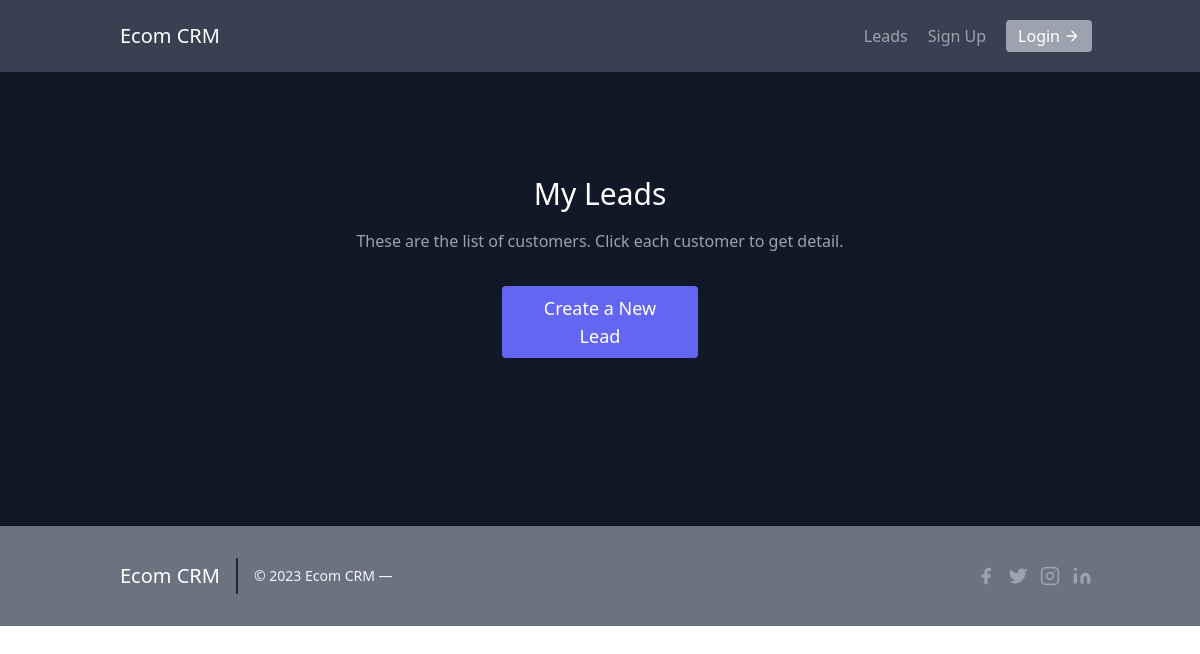
The page /leads/ on the database as committed earlier.
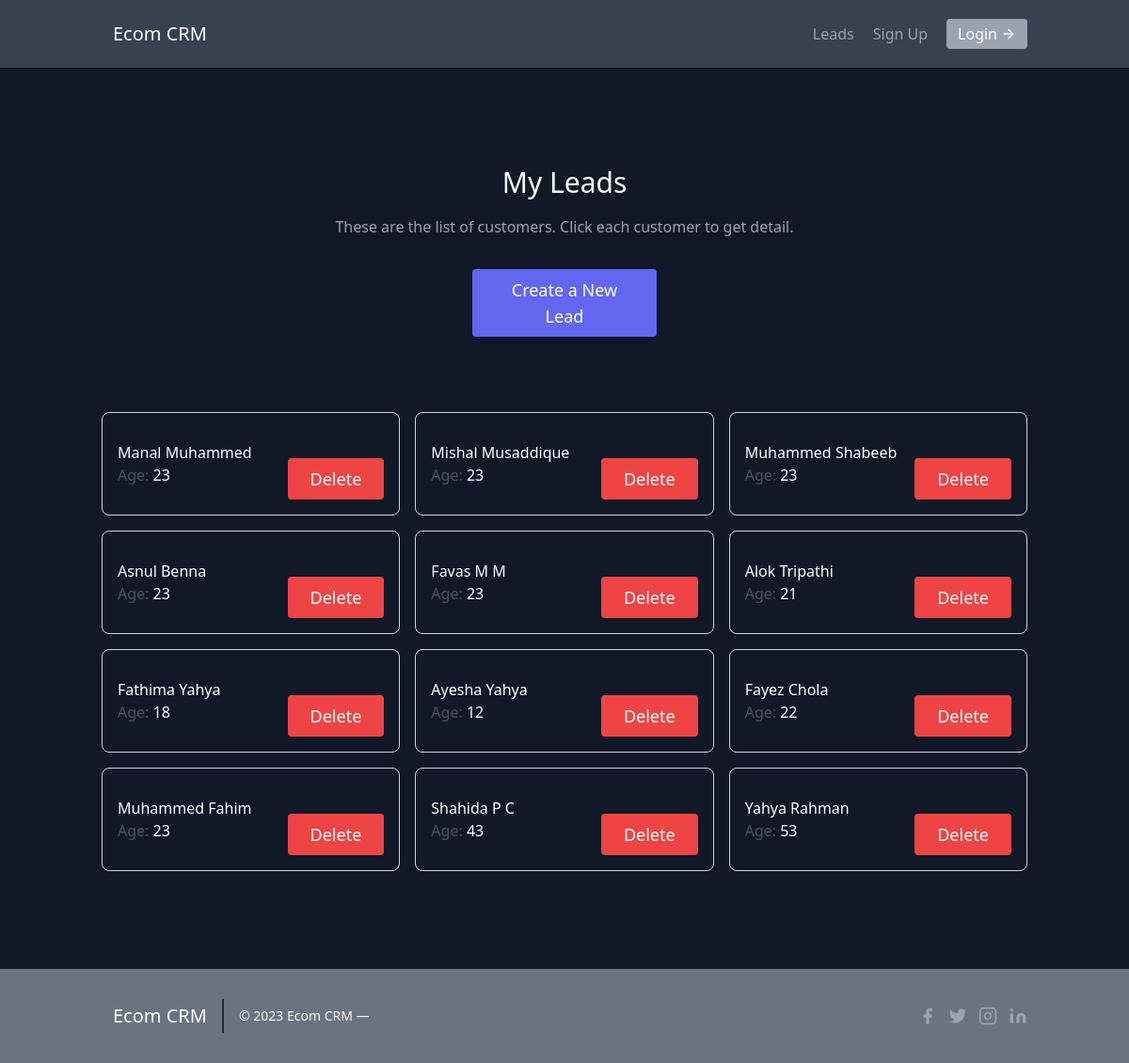
The same page on the database as committed later.
### leads/models.py (models this page shows, shortened)
class Lead(models.Model):
    first_name = models.CharField(max_length=25)
    last_name = models.CharField(max_length=25)
    age = models.IntegerField(default=10)
    agent = models.ForeignKey("Agent", on_delete=models.CASCADE)

### leads/views.py (the view)
# urls.py: path('', views.leads_page, name='lead-list'),
def leads_page(request):
    leads = Lead.objects.all()
    context = {
        "leads": leads
    }
    return render(request, 'leads/lead_list.html', context)

### templates/leads/lead_list.html (shortened to what this page needs)
{% extends "../base.html" %}
    {% block content %}
    <section class="text-gray-400 bg-gray-900 body-font pt-2 pb-2">
        <div class="container px-5 py-24 mx-auto">
          <div class="flex flex-col justify-center items-center text-center w-full mb-20">
            <h1 class="sm:text-3xl text-2xl font-medium title-font mb-4 text-white">My Leads</h1>
            <p class="lg:w-2/3 mx-auto leading-relaxed text-base">These are the list of customers. Click each customer to get detail.</p>
            <button class="text-white bg-indigo-500 border-0 py-2 px-6 w-1/5 mt-8 focus:outline-none hover:bg-gray-700 hover:text-white rounded text-lg transition-all">
                <a href="{% url 'leads:create-lead' %}">
                    Create a New Lead
                </a>
            </button>
          </div>
          <div class="flex flex-wrap -m-2">
            {% for lead in leads  %}
            <div class="p-2 lg:w-1/3 md:w-1/2 w-full">
                    <a href="{% url 'leads:lead-detail' lead.pk %}">
                    <div class="h-full flex items-center justify-between border-gray-300 border p-4 rounded-lg group hover:bg-white cursor-pointer transition-all">
                        <div class="flex-grow ">
                            <h2 class="text-white group-hover:text-black title-font font-medium">{{ lead.first_name }} {{ lead.last_name }}</h2>
                            <p class="text-gray-600">Age: <span class="text-white group-hover:text-black"> {{ lead.age }} </span></p>
                        </div>
                        <div class="text-white bg-red-500 border-0 py-2 px-6 mt-8 focus:outline-none hover:bg-gray-700 hover:text-white rounded text-lg transition-all">
                            <a href="{% url 'leads:delete-lead' lead.pk %}">
                                Delete
                            </a>
                        </div>
                    </div>
                </a>
                </div>
            {% endfor %}
          </div>
        </div>
      </section>
    {% endblock content %}

### templates/base.html (shortened to what this page needs)
{% load static %}
<!DOCTYPE html>
<html lang="en">
<head>
    <script src="https://cdn.tailwindcss.com"></script>
</head>
<body>
    {% include "leads/navbar.html" %}
    {% block content %}
    {% endblock content %}
    <div>
        {% include "leads/footer.html" %}
    </div>
</body>
</html>

### templates/leads/navbar.html
<header class="text-gray-400 bg-gray-700 body-font">
    <div class="container mx-auto flex flex-wrap p-5 flex-col md:flex-row items-center">
      <a href="{% url 'home' %}" class="flex title-font font-medium items-center text-white mb-4 md:mb-0">
        <span class="ml-3 text-xl">Ecom CRM</span>
      </a>
      <nav class="md:ml-auto flex flex-wrap items-center text-base justify-center">
        <a href="{% url 'leads:lead-list' %}" class="mr-5 hover:text-white cursor-pointer transition-all">Leads</a>
        <a href="{% url 'lead-register' %}" class="mr-5 hover:text-white cursor-pointer transition-all">Sign Up</a>
      </nav>
      <a href="{% url 'lead-login' %}" class="inline-flex items-center bg-gray-400 border-0 py-1 px-3 focus:outline-none hover:bg-gray-900 rounded text-white mt-4 md:mt-0 transition-all">Login
        <svg fill="none" stroke="currentColor" stroke-linecap="round" stroke-linejoin="round" stroke-width="2" class="w-4 h-4 ml-1" viewBox="0 0 24 24">
          <path d="M5 12h14M12 5l7 7-7 7"></path>
        </svg>
      </a>
    </div>
  </header>

### templates/leads/footer.html (shortened to what this page needs)
<footer class="text-gray-400 bg-gray-500 body-font">
    <div class="container px-5 py-8 mx-auto flex items-center sm:flex-row flex-col">
      <a href="{% url 'home' %}" class="flex title-font font-medium items-center md:justify-start justify-center text-white">
        <span class="ml-3 text-xl">Ecom CRM</span>
      </a>
      <p class="text-sm text-gray-100 sm:ml-4 sm:pl-4 sm:border-l-2 sm:border-gray-800 sm:py-2 sm:mt-0 mt-4">© {% now "Y" %} Ecom CRM —
      </p>
      <span class="inline-flex sm:ml-auto sm:mt-0 mt-4 justify-center sm:justify-start">
        <a class="text-gray-400">
          <svg fill="currentColor" stroke-linecap="round" stroke-linejoin="round" stroke-width="2" class="w-5 h-5" viewBox="0 0 24 24">
            <path d="M18 2h-3a5 5 0 00-5 5v3H7v4h3v8h4v-8h3l1-4h-4V7a1 1 0 011-1h3z"></path>
          </svg>
        </a>
        <a class="ml-3 text-gray-400">
          <svg fill="currentColor" stroke-linecap="round" stroke-linejoin="round" stroke-width="2" class="w-5 h-5" viewBox="0 0 24 24">
            <path d="M23 3a10.9 10.9 0 01-3.14 1.53 4.48 4.48 0 00-7.86 3v1A10.66 10.66 0 013 4s-4 9 5 13a11.64 11.64 0 01-7 2c9 5 20 0 20-11.5a4.5 4.5 0 00-.08-.83A7.72 7.72 0 0023 3z"></path>
          </svg>
        </a>
        <a class="ml-3 text-gray-400">
          <svg fill="none" stroke="currentColor" stroke-linecap="round" stroke-linejoin="round" stroke-width="2" class="w-5 h-5" viewBox="0 0 24 24">
            <rect width="20" height="20" x="2" y="2" rx="5" ry="5"></rect>
            <path d="M16 11.37A4 4 0 1112.63 8 4 4 0 0116 11.37zm1.5-4.87h.01"></path>
          </svg>
        </a>
        <a class="ml-3 text-gray-400">
          <svg fill="currentColor" stroke="currentColor" stroke-linecap="round" stroke-linejoin="round" stroke-width="0" class="w-5 h-5" viewBox="0 0 24 24">
            <path stroke="none" d="M16 8a6 6 0 016 6v7h-4v-7a2 2 0 00-2-2 2 2 0 00-2 2v7h-4v-7a6 6 0 016-6zM2 9h4v12H2z"></path>
            <circle cx="4" cy="4" r="2" stroke="none"></circle>
          </svg>
        </a>
      </span>
    </div>
  </footer>

Rows that differ between the two databases and show on the page:
added Lead: first_name "Manal", last_name "Muhammed", age "23"
added Lead: first_name "Mishal", last_name "Musaddique", age "23"
added Lead: first_name "Muhammed", last_name "Shabeeb", age "23"
added Lead: first_name "Asnul", last_name "Benna", age "23"
added Lead: first_name "Favas", last_name "M M", age "23"
added Lead: first_name "Alok", last_name "Tripathi", age "21"
added Lead: first_name "Fathima", last_name "Yahya", age "18"
added Lead: first_name "Ayesha", last_name "Yahya", age "12"
added Lead: first_name "Fayez", last_name "Chola", age "22"
added Lead: first_name "Muhammed", last_name "Fahim", age "23"
added Lead: first_name "Shahida", last_name "P C", age "43"
added Lead: first_name "Yahya", last_name "Rahman", age "53"
